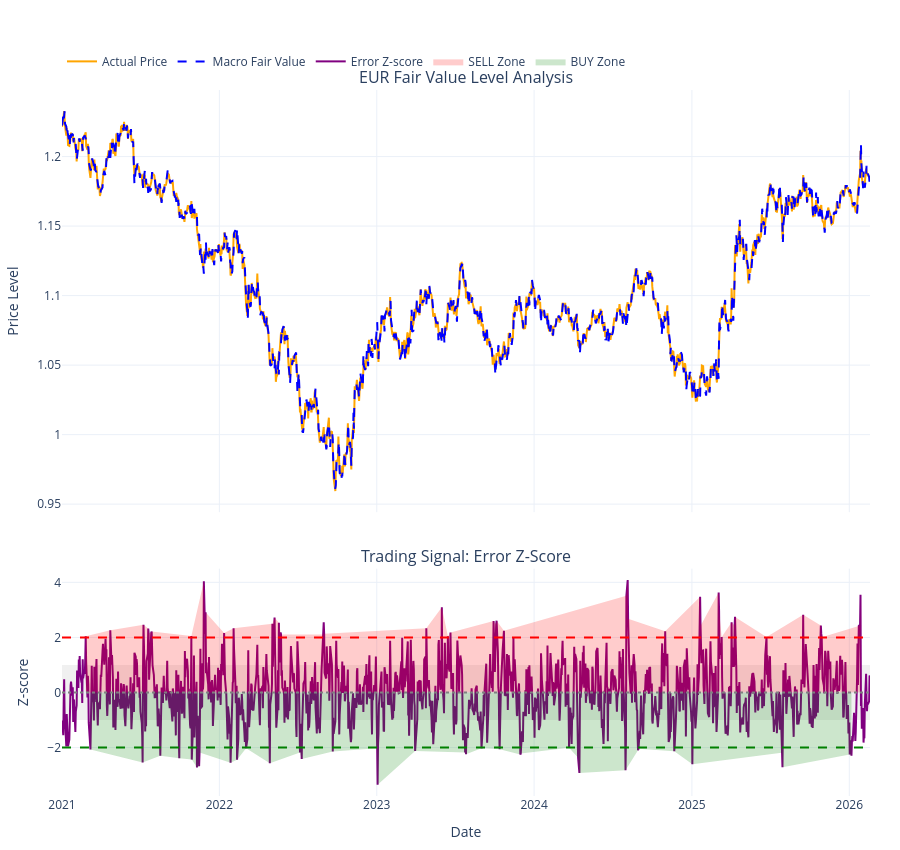

The notebook cell saved with this chart:
### Code cell
from src.stage2_fair_value_runner import run_stage2_fair_value_ensemble

ens = run_stage2_fair_value_ensemble(
    "eur",
    # keep defaults or override for sensitivity tests
    confirmation_threshold=-1.5,
    start_date="2021-01-01",
    show_plot=True,
)
ens.tail()

### Figure 1 — Plotly figure (JSON) as saved in the notebook; plotly's stock layout.template omitted (floating-point values rounded to 4 significant figures; data arrays with more than 128 entries replaced by an {"elided": "..."} marker saying what was removed)
{"data": [{"line": {"color": "orange", "width": 2}, "mode": "lines", "name": "Actual Price", "type": "scatter", "x": {"elided": "1339 str values"}, "xaxis": "x", "y": {"elided": "1339 float values"}, "yaxis": "y"}, {"line": {"color": "blue", "dash": "dash", "width": 2}, "mode": "lines", "name": "Macro Fair Value", "type": "scatter", "x": {"elided": "1339 str values"}, "xaxis": "x", "y": {"elided": "1339 float values"}, "yaxis": "y"}, {"line": {"color": "purple", "width": 2}, "mode": "lines", "name": "Error Z-score", "type": "scatter", "x": {"elided": "1339 str values"}, "xaxis": "x2", "y": {"elided": "1339 float values"}, "yaxis": "y2"}, {"fill": "tozeroy", "fillcolor": "rgba(255, 0, 0, 0.20)", "hoverinfo": "skip", "line": {"width": 0}, "mode": "lines", "name": "SELL Zone", "type": "scatter", "x": {"elided": "1339 str values"}, "xaxis": "x2", "y": {"elided": "1339 float values"}, "yaxis": "y2"}, {"fill": "tozeroy", "fillcolor": "rgba(0, 128, 0, 0.20)", "hoverinfo": "skip", "line": {"width": 0}, "mode": "lines", "name": "BUY Zone", "type": "scatter", "x": {"elided": "1339 str values"}, "xaxis": "x2", "y": {"elided": "1339 float values"}, "yaxis": "y2"}], "layout": {"annotations": [{"font": {"size": 16}, "showarrow": false, "text": "EUR Fair Value Level Analysis", "x": 0.5, "xanchor": "center", "xref": "paper", "y": 1, "yanchor": "bottom", "yref": "paper"}, {"font": {"size": 16}, "showarrow": false, "text": "Trading Signal: Error Z-Score", "x": 0.5, "xanchor": "center", "xref": "paper", "y": 0.322, "yanchor": "bottom", "yref": "paper"}], "height": 850, "legend": {"orientation": "h", "x": 0, "xanchor": "left", "y": 1.02, "yanchor": "bottom"}, "margin": {"b": 50, "l": 60, "r": 30, "t": 90}, "shapes": [{"line": {"color": "red", "dash": "dash"}, "type": "line", "x0": 0, "x1": 1, "xref": "x2 domain", "y0": 2, "y1": 2, "yref": "y2"}, {"line": {"color": "green", "dash": "dash"}, "type": "line", "x0": 0, "x1": 1, "xref": "x2 domain", "y0": -2, "y1": -2, "yref": "y2"}, {"line": {"color": "grey", "dash": "dot"}, "type": "line", "x0": 0, "x1": 1, "xref": "x2 domain", "y0": 0, "y1": 0, "yref": "y2"}, {"fillcolor": "rgba(128, 128, 128, 0.12)", "layer": "below", "line": {"width": 0}, "type": "rect", "x0": 0, "x1": 1, "xref": "x2 domain", "y0": -1, "y1": 1, "yref": "y2"}], "xaxis": {"anchor": "y", "domain": [0, 1], "matches": "x2", "showticklabels": false}, "xaxis2": {"anchor": "y2", "domain": [0, 1], "title": {"text": "Date"}}, "yaxis": {"anchor": "x", "domain": [0.402, 1], "title": {"text": "Price Level"}}, "yaxis2": {"anchor": "x2", "domain": [0, 0.322], "title": {"text": "Z-score"}}}}
